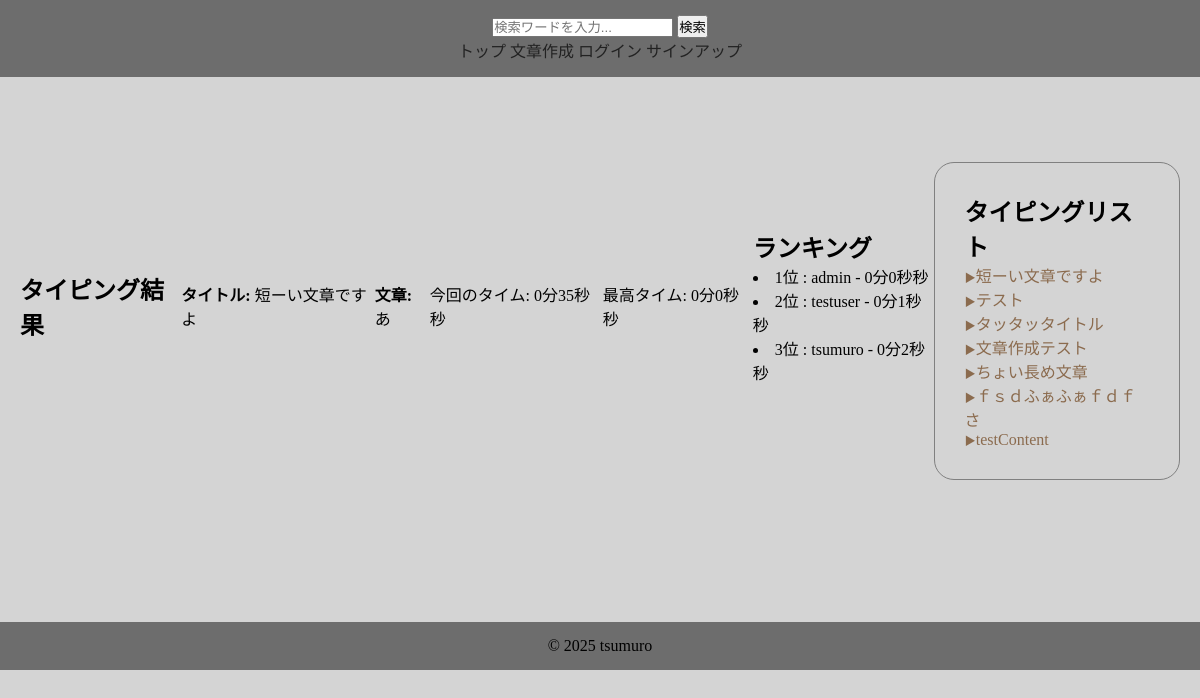
Page /result/35/35/ on the earlier database version.
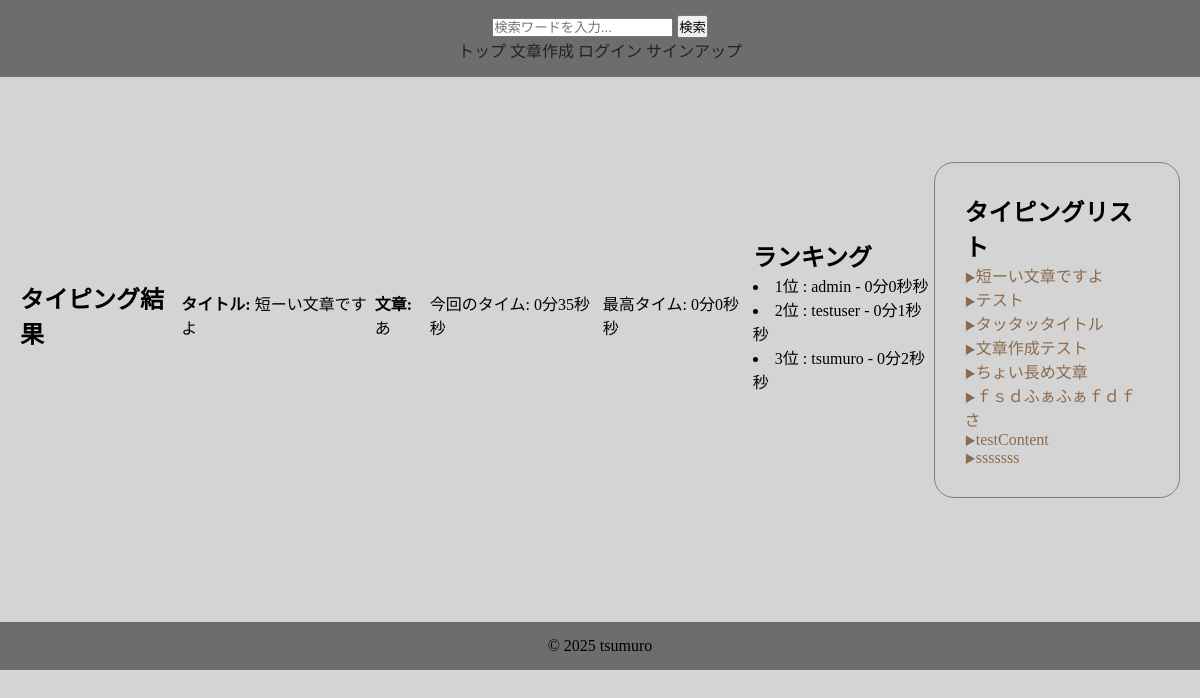
Same page on the later database version.
### typingapp/models.py (models this page shows, shortened)
class History(models.Model):
    user = models.ForeignKey(CustomUser, on_delete=models.CASCADE)
    title = models.ForeignKey(Content, on_delete=models.CASCADE)
    typing_time = models.IntegerField()

### accounts/models.py (models this page shows)
class CustomUser(AbstractUser):
    pass

### contentapp/models.py (models this page shows)
class Content(models.Model):
    user = models.ForeignKey(
        settings.AUTH_USER_MODEL,
        on_delete=models.SET_NULL,
        null=True,
        blank=True
    )
    title = models.CharField(max_length=50, unique=True)
    sentence = models.TextField()
    category = models.ForeignKey(
        Category,
        on_delete=models.SET_NULL,
        null=True,
        blank=True,
    )
    is_public = models.BooleanField(default=True)
    play_count = models.IntegerField(default=0)
    created_at = models.DateTimeField(auto_now_add=True)
    def __str__(self):
        return self.title

### typingapp/views.py (the view)
# urls.py: path('result/<int:pk>/<int:current_time>/', views.ResultView.as_view(), name='result'),
class ResultView(generic.DetailView):
    model = History
    template_name = "result.html"
    context_object_name = "history"
    def get_context_data(self, **kwargs):
        context = super().get_context_data(**kwargs)
        current_time = self.kwargs.get("current_time")
        context["current_time"] = int(current_time)
        context["is_best_time"] = current_time == self.object.typing_time
        context['content_list'] = Content.objects.filter(is_public=True).order_by('-play_count')
        context['ranking_list'] = History.objects.filter(title__title=self.object.title).order_by("typing_time")
        return context

### templatetags/custom_filters.py (called while the page is built)
@register.filter
def format_duration(seconds):
    minutes = seconds // 60
    remaining_seconds = seconds % 60
    return f"{minutes}分{remaining_seconds}秒"

### typingapp/templates/result.html (shortened to what this page needs)
{% extends "base.html" %}
{% load custom_filters %}
{% block contents %}
<div class="result-content">
    <h2>タイピング結果</h2>
    <p><strong>タイトル:</strong> {{ history.title }}</p>
    <p><strong>文章:</strong> {{ history.title.sentence }}</p>
    {% if is_best_time %}
        <p style="color: green; font-weight: bold;">🎉 最高タイムです！ {{ current_time|format_duration }} 秒 🎉</p>
    {% else %}
        <p>今回のタイム: {{ current_time|format_duration }} 秒</p>
        <p>最高タイム: {{ history.typing_time|format_duration }} 秒</p>
    {% endif %}
    <div class="ranking_list">
        <h2>ランキング</h2>
        {% for ranking in ranking_list %}
            <li>{{ forloop.counter }}位 : {{ ranking.user }} - {{ ranking.typing_time|format_duration }}秒</li>
        {% empty %}
            <p>まだランキングがありません</p>
        {% endfor %}
    </div>
    <div class="content-list">
        <h2>タイピングリスト</h2>
        {% for content in content_list %}
        <li><a href="{% url "typingapp:typing" content.pk %}">{{ content.title }}</a></li>
        {% endfor %}
    </div>
</div>
{% endblock %}

Differences in the rows shown:
now on this page (row edited): Content: title "sssssss"
